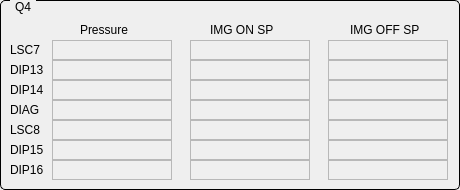
  <widget class="QGroupBox" name="groupBox_9">
   <property name="geometry">
    <rect>
     <x>480</x>
     <y>203</y>
     <width>460</width>
     <height>190</height>
    </rect>
   </property>
   <property name="styleSheet">
    <string notr="true">QGroupBox {
     border: 1px solid black;
     border-radius: 5px;
     margin-top: 0.5em;
 }
 
 QGroupBox::title {
     subcontrol-origin: margin;
     left: 10px;
     padding: 0 3px 0 3px;
 }</string>
   </property>
   <property name="title">
    <string>Q4</string>
   </property>
   <widget class="QLabel" name="label_44">
    <property name="geometry">
     <rect>
      <x>10</x>
      <y>40</y>
      <width>40</width>
      <height>20</height>
     </rect>
    </property>
    <property name="text">
     <string>LSC7</string>
    </property>
   </widget>
   <widget class="QLabel" name="label_45">
    <property name="geometry">
     <rect>
      <x>10</x>
      <y>60</y>
      <width>40</width>
      <height>20</height>
     </rect>
    </property>
    <property name="text">
     <string>DIP13</string>
    </property>
   </widget>
   <widget class="QLabel" name="label_46">
    <property name="geometry">
     <rect>
      <x>10</x>
      <y>80</y>
      <width>40</width>
      <height>20</height>
     </rect>
    </property>
    <property name="text">
     <string>DIP14</string>
    </property>
   </widget>
   <widget class="QLabel" name="label_47">
    <property name="geometry">
     <rect>
      <x>10</x>
      <y>120</y>
      <width>40</width>
      <height>20</height>
     </rect>
    </property>
    <property name="text">
     <string>LSC8</string>
    </property>
   </widget>
   <widget class="QLabel" name="label_48">
    <property name="geometry">
     <rect>
      <x>10</x>
      <y>140</y>
      <width>40</width>
      <height>20</height>
     </rect>
    </property>
    <property name="text">
     <string>DIP15</string>
    </property>
   </widget>
   <widget class="QLabel" name="label_49">
    <property name="geometry">
     <rect>
      <x>10</x>
      <y>160</y>
      <width>40</width>
      <height>20</height>
     </rect>
    </property>
    <property name="text">
     <string>DIP16</string>
    </property>
   </widget>
   <widget class="QLabel" name="label_50">
    <property name="geometry">
     <rect>
      <x>80</x>
      <y>20</y>
      <width>60</width>
      <height>20</height>
     </rect>
    </property>
    <property name="text">
     <string>Pressure</string>
    </property>
   </widget>
   <widget class="QLabel" name="label_52">
    <property name="geometry">
     <rect>
      <x>210</x>
      <y>20</y>
      <width>80</width>
      <height>20</height>
     </rect>
    </property>
    <property name="text">
     <string>IMG ON SP</string>
    </property>
   </widget>
   <widget class="QLabel" name="label_53">
    <property name="geometry">
     <rect>
      <x>350</x>
      <y>20</y>
      <width>80</width>
      <height>20</height>
     </rect>
    </property>
    <property name="text">
     <string>IMG OFF SP</string>
    </property>
   </widget>
   <widget class="QELabel" name="pressureLSS1_28">
    <property name="geometry">
     <rect>
      <x>52</x>
      <y>40</y>
      <width>120</width>
      <height>20</height>
     </rect>
    </property>
    <property name="font">
     <font>
      <family>Cantarell</family>
     </font>
    </property>
    <property name="frameShape">
     <enum>QFrame::StyledPanel</enum>
    </property>
    <property name="variable" stdset="0">
     <string>SRC13-VA-IMG1:getPressure</string>
    </property>
    <property name="notation" stdset="0">
     <enum>QE::Scientific</enum>
    </property>
   </widget>
   <widget class="QELabel" name="onspLSS1_28">
    <property name="geometry">
     <rect>
      <x>190</x>
      <y>40</y>
      <width>120</width>
      <height>20</height>
     </rect>
    </property>
    <property name="font">
     <font>
      <family>Cantarell</family>
     </font>
    </property>
    <property name="frameShape">
     <enum>QFrame::StyledPanel</enum>
    </property>
    <property name="variable" stdset="0">
     <string>SR-VA-GC7:getOnSetpoint1</string>
    </property>
    <property name="notation" stdset="0">
     <enum>QE::Scientific</enum>
    </property>
   </widget>
   <widget class="QELabel" name="offspLSS1_28">
    <property name="geometry">
     <rect>
      <x>328</x>
      <y>40</y>
      <width>120</width>
      <height>20</height>
     </rect>
    </property>
    <property name="font">
     <font>
      <family>Cantarell</family>
     </font>
    </property>
    <property name="frameShape">
     <enum>QFrame::StyledPanel</enum>
    </property>
    <property name="variable" stdset="0">
     <string>SR-VA-GC7:getOffSetpoint1</string>
    </property>
    <property name="notation" stdset="0">
     <enum>QE::Scientific</enum>
    </property>
   </widget>
   <widget class="QELabel" name="onspLSS1_29">
    <property name="geometry">
     <rect>
      <x>190</x>
      <y>60</y>
      <width>120</width>
      <height>20</height>
     </rect>
    </property>
    <property name="font">
     <font>
      <family>Cantarell</family>
     </font>
    </property>
    <property name="frameShape">
     <enum>QFrame::StyledPanel</enum>
    </property>
    <property name="variable" stdset="0">
     <string>SR-VA-GC7:getOnSetpoint2</string>
    </property>
    <property name="notation" stdset="0">
     <enum>QE::Scientific</enum>
    </property>
   </widget>
   <widget class="QELabel" name="pressureLSS1_29">
    <property name="geometry">
     <rect>
      <x>52</x>
      <y>60</y>
      <width>120</width>
      <height>20</height>
     </rect>
    </property>
    <property name="font">
     <font>
      <family>Cantarell</family>
     </font>
    </property>
    <property name="frameShape">
     <enum>QFrame::StyledPanel</enum>
    </property>
    <property name="variable" stdset="0">
     <string>SRC13-VA-IMG2:getPressure</string>
    </property>
    <property name="notation" stdset="0">
     <enum>QE::Scientific</enum>
    </property>
   </widget>
   <widget class="QELabel" name="offspLSS1_29">
    <property name="geometry">
     <rect>
      <x>328</x>
      <y>60</y>
      <width>120</width>
      <height>20</height>
     </rect>
    </property>
    <property name="font">
     <font>
      <family>Cantarell</family>
     </font>
    </property>
    <property name="frameShape">
     <enum>QFrame::StyledPanel</enum>
    </property>
    <property name="variable" stdset="0">
     <string>SR-VA-GC7:getOffSetpoint2</string>
    </property>
    <property name="notation" stdset="0">
     <enum>QE::Scientific</enum>
    </property>
   </widget>
   <widget class="QELabel" name="onspLSS1_30">
    <property name="geometry">
     <rect>
      <x>190</x>
      <y>80</y>
      <width>120</width>
      <height>20</height>
     </rect>
    </property>
    <property name="font">
     <font>
      <family>Cantarell</family>
     </font>
    </property>
    <property name="frameShape">
     <enum>QFrame::StyledPanel</enum>
    </property>
    <property name="variable" stdset="0">
     <string>SR-VA-GC7:getOnSetpoint3</string>
    </property>
    <property name="notation" stdset="0">
     <enum>QE::Scientific</enum>
    </property>
   </widget>
   <widget class="QELabel" name="pressureLSS1_30">
    <property name="geometry">
     <rect>
      <x>52</x>
      <y>80</y>
      <width>120</width>
      <height>20</height>
     </rect>
    </property>
    <property name="font">
     <font>
      <family>Cantarell</family>
     </font>
    </property>
    <property name="frameShape">
     <enum>QFrame::StyledPanel</enum>
    </property>
    <property name="variable" stdset="0">
     <string>SRC14-VA-IMG1:getPressure</string>
    </property>
    <property name="notation" stdset="0">
     <enum>QE::Scientific</enum>
    </property>
   </widget>
   <widget class="QELabel" name="offspLSS1_30">
    <property name="geometry">
     <rect>
      <x>328</x>
      <y>80</y>
      <width>120</width>
      <height>20</height>
     </rect>
    </property>
    <property name="font">
     <font>
      <family>Cantarell</family>
     </font>
    </property>
    <property name="frameShape">
     <enum>QFrame::StyledPanel</enum>
    </property>
    <property name="variable" stdset="0">
     <string>SR-VA-GC7:getOffSetpoint3</string>
    </property>
    <property name="notation" stdset="0">
     <enum>QE::Scientific</enum>
    </property>
   </widget>
   <widget class="QELabel" name="onspLSS1_31">
    <property name="geometry">
     <rect>
      <x>190</x>
      <y>120</y>
      <width>120</width>
      <height>20</height>
     </rect>
    </property>
    <property name="font">
     <font>
      <family>Cantarell</family>
     </font>
    </property>
    <property name="frameShape">
     <enum>QFrame::StyledPanel</enum>
    </property>
    <property name="variable" stdset="0">
     <string>SR-VA-GC8:getOnSetpoint1</string>
    </property>
    <property name="notation" stdset="0">
     <enum>QE::Scientific</enum>
    </property>
   </widget>
   <widget class="QELabel" name="pressureLSS1_31">
    <property name="geometry">
     <rect>
      <x>52</x>
      <y>120</y>
      <width>120</width>
      <height>20</height>
     </rect>
    </property>
    <property name="font">
     <font>
      <family>Cantarell</family>
     </font>
    </property>
    <property name="frameShape">
     <enum>QFrame::StyledPanel</enum>
    </property>
    <property name="variable" stdset="0">
     <string>SRC15-VA-IMG1:getPressure</string>
    </property>
    <property name="notation" stdset="0">
     <enum>QE::Scientific</enum>
    </property>
   </widget>
   <widget class="QELabel" name="offspLSS1_31">
    <property name="geometry">
     <rect>
      <x>328</x>
      <y>120</y>
      <width>120</width>
      <height>20</height>
     </rect>
    </property>
    <property name="font">
     <font>
      <family>Cantarell</family>
     </font>
    </property>
    <property name="frameShape">
     <enum>QFrame::StyledPanel</enum>
    </property>
    <property name="variable" stdset="0">
     <string>SR-VA-GC8:getOffSetpoint1</string>
    </property>
    <property name="notation" stdset="0">
     <enum>QE::Scientific</enum>
    </property>
   </widget>
   <widget class="QELabel" name="onspLSS1_32">
    <property name="geometry">
     <rect>
      <x>190</x>
      <y>140</y>
      <width>120</width>
      <height>20</height>
     </rect>
    </property>
    <property name="font">
     <font>
      <family>Cantarell</family>
     </font>
    </property>
    <property name="frameShape">
     <enum>QFrame::StyledPanel</enum>
    </property>
    <property name="variable" stdset="0">
     <string>SR-VA-GC8:getOnSetpoint2</string>
    </property>
    <property name="notation" stdset="0">
     <enum>QE::Scientific</enum>
    </property>
   </widget>
   <widget class="QELabel" name="pressureLSS1_32">
    <property name="geometry">
     <rect>
      <x>52</x>
      <y>140</y>
      <width>120</width>
      <height>20</height>
     </rect>
    </property>
    <property name="font">
     <font>
      <family>Cantarell</family>
     </font>
    </property>
    <property name="frameShape">
     <enum>QFrame::StyledPanel</enum>
    </property>
    <property name="variable" stdset="0">
     <string>SRC15-VA-IMG2:getPressure</string>
    </property>
    <property name="notation" stdset="0">
     <enum>QE::Scientific</enum>
    </property>
   </widget>
   <widget class="QELabel" name="offspLSS1_32">
    <property name="geometry">
     <rect>
      <x>328</x>
      <y>140</y>
      <width>120</width>
      <height>20</height>
     </rect>
    </property>
    <property name="font">
     <font>
      <family>Cantarell</family>
     </font>
    </property>
    <property name="frameShape">
     <enum>QFrame::StyledPanel</enum>
    </property>
    <property name="variable" stdset="0">
     <string>SR-VA-GC8:getOffSetpoint2</string>
    </property>
    <property name="notation" stdset="0">
     <enum>QE::Scientific</enum>
    </property>
   </widget>
   <widget class="QELabel" name="onspLSS1_33">
    <property name="geometry">
     <rect>
      <x>190</x>
      <y>160</y>
      <width>120</width>
      <height>20</height>
     </rect>
    </property>
    <property name="font">
     <font>
      <family>Cantarell</family>
     </font>
    </property>
    <property name="frameShape">
     <enum>QFrame::StyledPanel</enum>
    </property>
    <property name="variable" stdset="0">
     <string>SR-VA-GC8:getOnSetpoint3</string>
    </property>
    <property name="notation" stdset="0">
     <enum>QE::Scientific</enum>
    </property>
   </widget>
   <widget class="QELabel" name="pressureLSS1_33">
    <property name="geometry">
     <rect>
      <x>52</x>
      <y>160</y>
      <width>120</width>
      <height>20</height>
     </rect>
    </property>
    <property name="font">
     <font>
      <family>Cantarell</family>
     </font>
    </property>
    <property name="frameShape">
     <enum>QFrame::StyledPanel</enum>
    </property>
    <property name="variable" stdset="0">
     <string>SRC16-VA-IMG1:getPressure</string>
    </property>
    <property name="notation" stdset="0">
     <enum>QE::Scientific</enum>
    </property>
   </widget>
   <widget class="QELabel" name="offspLSS1_33">
    <property name="geometry">
     <rect>
      <x>328</x>
      <y>160</y>
      <width>120</width>
      <height>20</height>
     </rect>
    </property>
    <property name="font">
     <font>
      <family>Cantarell</family>
     </font>
    </property>
    <property name="frameShape">
     <enum>QFrame::StyledPanel</enum>
    </property>
    <property name="variable" stdset="0">
     <string>SR-VA-GC8:getOffSetpoint3</string>
    </property>
    <property name="notation" stdset="0">
     <enum>QE::Scientific</enum>
    </property>
   </widget>
   <widget class="QELabel" name="onspLSS1_34">
    <property name="geometry">
     <rect>
      <x>190</x>
      <y>100</y>
      <width>120</width>
      <height>20</height>
     </rect>
    </property>
    <property name="font">
     <font>
      <family>Cantarell</family>
     </font>
    </property>
    <property name="frameShape">
     <enum>QFrame::StyledPanel</enum>
    </property>
    <property name="variable" stdset="0">
     <string>SR-VA-GC8:getOnSetpoint4</string>
    </property>
    <property name="notation" stdset="0">
     <enum>QE::Scientific</enum>
    </property>
   </widget>
   <widget class="QELabel" name="offspLSS1_34">
    <property name="geometry">
     <rect>
      <x>328</x>
      <y>100</y>
      <width>120</width>
      <height>20</height>
     </rect>
    </property>
    <property name="font">
     <font>
      <family>Cantarell</family>
     </font>
    </property>
    <property name="frameShape">
     <enum>QFrame::StyledPanel</enum>
    </property>
    <property name="variable" stdset="0">
     <string>SR-VA-GC8:getOffSetpoint4</string>
    </property>
    <property name="notation" stdset="0">
     <enum>QE::Scientific</enum>
    </property>
   </widget>
   <widget class="QELabel" name="pressureLSS1_34">
    <property name="geometry">
     <rect>
      <x>52</x>
      <y>100</y>
      <width>120</width>
      <height>20</height>
     </rect>
    </property>
    <property name="font">
     <font>
      <family>Cantarell</family>
     </font>
    </property>
    <property name="frameShape">
     <enum>QFrame::StyledPanel</enum>
    </property>
    <property name="variable" stdset="0">
     <string>SRC14-VA-IMG-SRM:getPressure</string>
    </property>
    <property name="notation" stdset="0">
     <enum>QE::Scientific</enum>
    </property>
   </widget>
   <widget class="QLabel" name="label_54">
    <property name="geometry">
     <rect>
      <x>10</x>
      <y>100</y>
      <width>40</width>
      <height>20</height>
     </rect>
    </property>
    <property name="text">
     <string>DIAG</string>
    </property>
   </widget>
  </widget>
